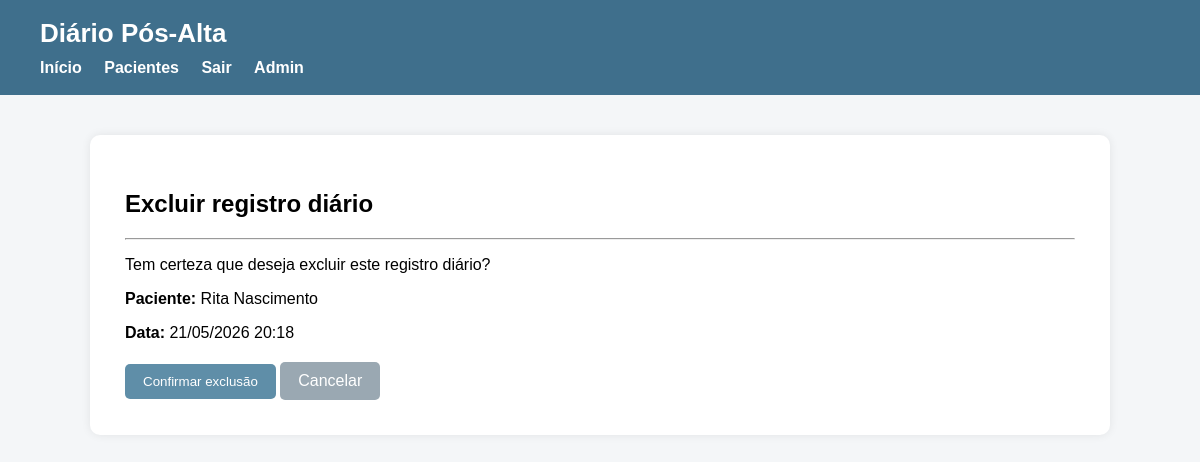
The app's page /registros/114/excluir/ (signed in) with its own data.
### core/models.py (models this page shows, shortened)
class RegistroDiario(models.Model):
    paciente = models.ForeignKey(Paciente, on_delete=models.CASCADE)
    data_registro = models.DateTimeField(auto_now_add=True)
    temperatura = models.DecimalField(max_digits=4, decimal_places=1)
    pressao_arterial = models.CharField(max_length=20)
    horas_sono = models.DecimalField(max_digits=4, decimal_places=1)
    frequencia_cardiaca = models.IntegerField(null=True, blank=True)
    frequencia_respiratoria = models.IntegerField(null=True, blank=True)
    glicemia = models.IntegerField(null=True, blank=True)
    OPCOES_FUNCIONALIDADE = [
        ('sozinho', 'Sozinho'),
        ('com_auxilio', 'Com auxílio'),
        ('nao_realizou', 'Não realizou'),
    ]
    alimentacao = models.CharField(max_length=20, choices=OPCOES_FUNCIONALIDADE)
    locomocao = models.CharField(max_length=20, choices=OPCOES_FUNCIONALIDADE)
    transferencia = models.CharField(max_length=20, choices=OPCOES_FUNCIONALIDADE)
    banho = models.CharField(max_length=20, choices=OPCOES_FUNCIONALIDADE)
    vestir_se = models.CharField(max_length=20, choices=OPCOES_FUNCIONALIDADE)
    observacoes = models.TextField(blank=True)

class Paciente(models.Model):
    usuario = models.ForeignKey(User, on_delete=models.CASCADE)
    nome = models.CharField(max_length=100)
    idade = models.IntegerField()
    diagnostico = models.CharField(max_length=200)
    data_alta = models.DateField()

### core/views.py (the view)
# urls.py: path('registros/<int:registro_id>/excluir/', views.excluir_registro, name='excluir_registro'),
@login_required
def excluir_registro(request, registro_id):
    registro = RegistroDiario.objects.get(id=registro_id)
    paciente_id = registro.paciente.id
    if request.method == 'POST':
        registro.delete()
        return redirect('detalhe_paciente', paciente_id=paciente_id)
    contexto = {
        'registro': registro
    }
    return render(request, 'core/excluir_registro.html', contexto)

### core/templates/core/excluir_registro.html (shortened to what this page needs)
{% extends 'core/base.html' %}
{% block content %}
<h2>Excluir registro diário</h2>
<hr>
<p>
    Tem certeza que deseja excluir este registro diário?
</p>
<p>
    <strong>Paciente:</strong> {{ registro.paciente.nome }}
</p>
<p>
    <strong>Data:</strong>
    {{ registro.data_registro|date:"d/m/Y H:i" }}
</p>
<form method="post">
    <div class="grupo-botoes">
        <button type="submit" class="botao">
            Confirmar exclusão
        </button>
        <a href="/registros/{{ registro.id }}/" class="botao botao-secundario">
            Cancelar
        </a>
    </div>
</form>
{% endblock %}

### core/templates/core/base.html (style rules this page uses)
body { background-color: #f4f6f8; font-family: Arial, Helvetica, sans-serif; margin: 0; padding: 0; }
.botao { display: inline-block; background-color: #5f8ea8; color: white; padding: 10px 18px; border-radius: 5px; text-decoration: none; border: none; cursor: pointer; }
.botao-secundario { background-color: #9aa8b2; }
.grupo-botoes { margin-top: 20px; }

### records on screen
RegistroDiario: paciente.nome "Rita Nascimento", data_registro "21/05/2026 20:18"
